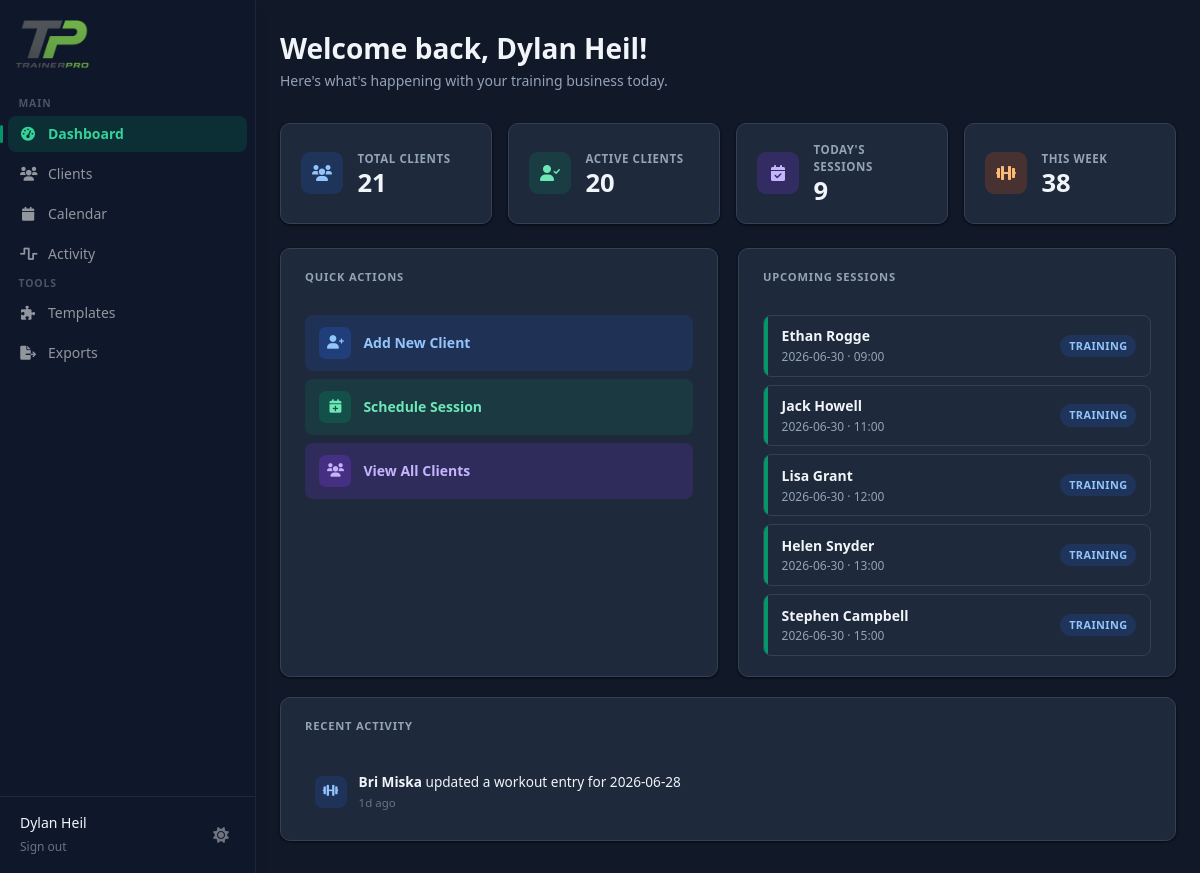
/dashboard (signed in), run on the app's committed database.
### tables this page shows
CREATE TABLE clients (
            id TEXT PRIMARY KEY,
            trainer_id TEXT NOT NULL,
            name TEXT NOT NULL,
            email TEXT,
            phone TEXT,
            age INTEGER,
            gender TEXT,
            weight REAL,
            height REAL,
            status TEXT DEFAULT 'active',
            notes TEXT,
            photo_url TEXT,
            created_at TIMESTAMP DEFAULT CURRENT_TIMESTAMP,
            FOREIGN KEY (trainer_id) REFERENCES users (id)
        );

CREATE TABLE activity_log (
            id           TEXT PRIMARY KEY,
            trainer_id   TEXT NOT NULL,
            client_id    TEXT NOT NULL,
            client_name  TEXT,
            category     TEXT NOT NULL,
            action       TEXT NOT NULL,
            detail       TEXT,
            created_at   TIMESTAMP NOT NULL
        );

### app.py (the view)
@app.route('/dashboard')
@login_required
def dashboard():
    conn = get_db()
    trainer_id = session['user_id']
    today = datetime.now().date()
    week_start = today - timedelta(days=today.weekday())
    week_end = week_start + timedelta(days=6)
    total_clients = \
        conn.execute('SELECT COUNT(*) as count FROM clients WHERE trainer_id = ?', (trainer_id,)).fetchone()[
            'count']
    active_clients = conn.execute('SELECT COUNT(*) as count FROM clients WHERE trainer_id = ? AND status = "active"',
                                  (trainer_id,)).fetchone()['count']
    today_session_count = conn.execute('''
        SELECT COUNT(*) as count FROM sessions
        WHERE trainer_id = ? AND session_date = ? AND status != 'cancelled'
    ''', (trainer_id, today.isoformat())).fetchone()['count']
    week_session_count = conn.execute('''
        SELECT COUNT(*) as count FROM sessions
        WHERE trainer_id = ? AND session_date BETWEEN ? AND ? AND status != 'cancelled'
    ''', (trainer_id, week_start.isoformat(), week_end.isoformat())).fetchone()['count']
    recent_sessions = conn.execute('''
        SELECT s.*, c.name as client_name
        FROM sessions s
        JOIN clients c ON s.client_id = c.id
        WHERE s.trainer_id = ? AND s.session_date >= date('now') AND s.status != 'cancelled'
        ORDER BY s.session_date, s.start_time
        LIMIT 5
    ''', (trainer_id,)).fetchall()
    recent_activity = conn.execute('''
        SELECT id, client_id, client_name, category, action, detail, created_at
        FROM activity_log
        WHERE trainer_id = ?
        ORDER BY created_at DESC
        LIMIT 8
    ''', (trainer_id,)).fetchall()
    conn.close()
    return render_template('dashboard/index.html',
                           total_clients=total_clients,
                           active_clients=active_clients,
                           today_session_count=today_session_count,
                           week_session_count=week_session_count,
                           recent_sessions=recent_sessions,
                           recent_activity=recent_activity)

### auth_utils.py (called while the page is built)
def login_required(f):
    @wraps(f)
    def decorated_function(*args, **kwargs):
        if 'user_id' not in session:
            return redirect(url_for('login'))
        return f(*args, **kwargs)
    return decorated_function

### db.py (called while the page is built)
def get_db():
    conn = sqlite3.connect(DB_PATH)
    conn.row_factory = sqlite3.Row
    return conn

### templates/dashboard/index.html (shortened to what this page needs)
{% extends "base.html" %}
{% block content %}
<div class="page-wrap">
  <div class="dash-header">
    <div class="dash-greeting">Welcome back, {{ session.user_name }}!</div>
    <div class="dash-subtitle">Here's what's happening with your training business today.</div>
  </div>
  <div class="stats-grid">
    <div class="stat-card">
      <div class="stat-icon blue"><i class="fas fa-users"></i></div>
      <div>
        <div class="stat-label">Total Clients</div>
        <div class="stat-value">{{ total_clients }}</div>
      </div>
    </div>
    <div class="stat-card">
      <div class="stat-icon green"><i class="fas fa-user-check"></i></div>
      <div>
        <div class="stat-label">Active Clients</div>
        <div class="stat-value">{{ active_clients }}</div>
      </div>
    </div>
    <div class="stat-card">
      <div class="stat-icon purple"><i class="fas fa-calendar-check"></i></div>
      <div>
        <div class="stat-label">Today's Sessions</div>
        <div class="stat-value">{{ today_session_count }}</div>
      </div>
    </div>
    <div class="stat-card">
      <div class="stat-icon orange"><i class="fas fa-dumbbell"></i></div>
      <div>
        <div class="stat-label">This Week</div>
        <div class="stat-value">{{ week_session_count }}</div>
      </div>
    </div>
  </div>
  <div class="main-grid">
    <div class="card">
      <div class="card-header">
        <span class="card-title">Quick Actions</span>
      </div>
      <div class="action-list">
        <a href="{{ url_for('new_client') }}" class="action-link blue">
          <div class="action-link-icon"><i class="fas fa-user-plus"></i></div>
          Add New Client
        </a>
        <a href="{{ url_for('calendar') }}" class="action-link green">
          <div class="action-link-icon"><i class="fas fa-calendar-plus"></i></div>
          Schedule Session
        </a>
        <a href="{{ url_for('clients') }}" class="action-link purple">
          <div class="action-link-icon"><i class="fas fa-users"></i></div>
          View All Clients
        </a>
      </div>
    </div>
    <div class="card">
      <div class="card-header">
        <span class="card-title">Upcoming Sessions</span>
      </div>
      {% if recent_sessions %}
        <div class="session-list">
          {% for session in recent_sessions %}
          <div class="session-item">
            <div class="session-accent"></div>
            <div class="session-body">
              <div>
                <div class="session-client">{{ session.client_name }}</div>
                <div class="session-time">{{ session.session_date }} &middot; {{ session.start_time }}</div>
              </div>
              <span class="session-type-badge">{{ session.session_type }}</span>
            </div>
          </div>
          {% endfor %}
        </div>
      {% else %}
        <div class="empty-state">
          <i class="fas fa-calendar-xmark"></i>
          <p>No upcoming sessions scheduled</p>
        </div>
      {% endif %}
    </div>
  </div>
  <div class="card activity-card">
    <div class="card-header">
      <span class="card-title">Recent Activity</span>
    </div>
    {% if recent_activity %}
      <div class="activity-list">
        {% for event in recent_activity %}
        <div class="activity-item">
          <div class="activity-icon {{ event.category }}">
            {% if event.category == 'workout' %}<i class="fas fa-dumbbell"></i>
            {% elif event.category == 'weight' %}<i class="fas fa-weight-scale"></i>
            {% elif event.category == 'sleep' %}<i class="fas fa-moon"></i>
            {% elif event.category == 'nutrition' %}<i class="fas fa-utensils"></i>
            {% elif event.category == 'photos' %}<i class="fas fa-camera"></i>
            {% elif event.category == 'measurements' %}<i class="fas fa-ruler"></i>
            {% else %}<i class="fas fa-circle-info"></i>
            {% endif %}
          </div>
          <div class="activity-text">
            <div class="activity-line">
              <strong>{{ event.client_name }}</strong>
              {% if event.action == 'created' %}logged a new
              {% elif event.action == 'updated' %}updated a
              {% elif event.action == 'deleted' %}deleted a
              {% elif event.action == 'duplicated' %}duplicated a
              {% else %}{{ event.action }}
              {% endif %}
              {{ event.category }} entry{% if event.detail %} for {{ event.detail }}{% endif %}
            </div>
            <div class="activity-time" data-timestamp="{{ event.created_at }}">{{ event.created_at }}</div>
          </div>
        </div>
        {% endfor %}
      </div>
    {% else %}
      <div class="empty-state">
        <i class="fas fa-wave-square"></i>
        <p>No client activity yet</p>
      </div>
    {% endif %}
  </div>
</div>
{% endblock %}

### templates/base.html (style rules this page uses)
html.dark { --navy: #F1F5F9; --slate-600: #CBD5E1; --slate-400: #94A3B8; --slate-300: #64748B; --slate-200: #334155; --slate-100: #1E293B; --slate-50: #0F172A; --emerald-light: #064E3B; --emerald-text: #6EE7B7; --blue-light: #1E3A5F; --blue-mid: #1D4ED8; --red-light: #4C1D24; --red-mid: #7F1D1D; --red-text: #FCA5A5; --amber-light: #422E0B; --amber-text: #FCD34D; --green-light: #064E3B; --green-mid: #065F46; --green-text: #6EE7B7; --shadow-sm: 0 1px 3px rgba(0,0,0,0.4), 0 1px 2px rgba(0,0,0,0.3); color-scheme: dark; }
html.dark body { background: var(--slate-50); }
html.dark .card, html.dark .modal-box, html.dark .filter-card, html.dark .client-card, html.dark .workout-card, html.dark .template-card, html.dark .view-exercise-card, html.dark .session-card, html.dark .entry-card, html.dark .cal-card, html.dark .week-nav, html.dark .back-btn, html.dark .back-link, html.dark .btn-ghost, html.dark .filter-pill, html.dark .tag-toggle-btn, html.dark .toggle-btn, html.dark .option-item, html.dark .search-input, html.dark .form-input, html.dark .form-select, html.dark .form-textarea, html.dark .set-input, html.dark .filter-input, html.dark .filter-select, html.dark .exercise-row, html.dark .prompt-block, html.dark .copy-prompt-btn, html.dark .exercise-suggestions, html.dark .client-avatar-ph { background: #1E293B; color: var(--navy); border-color: var(--slate-200); }

### data on the page
activity_log: client_name "Bri Miska", action "updated a", category "workout", detail "2026-06-28"

### other printed values
{{ session.user_name }} "Dylan Heil"
{{ total_clients }} "21"
{{ active_clients }} "20"
{{ today_session_count }} "9"
{{ week_session_count }} "38"
{{ session.client_name }} "Ethan Rogge"
{{ session.session_date }} "2026-06-30"
{{ session.start_time }} "09:00"
{{ session.session_type }} "TRAINING"
{{ session.client_name }} "Jack Howell"
{{ session.start_time }} "11:00"
{{ session.client_name }} "Lisa Grant"
{{ session.start_time }} "12:00"
{{ session.client_name }} "Helen Snyder"
{{ session.start_time }} "13:00"
